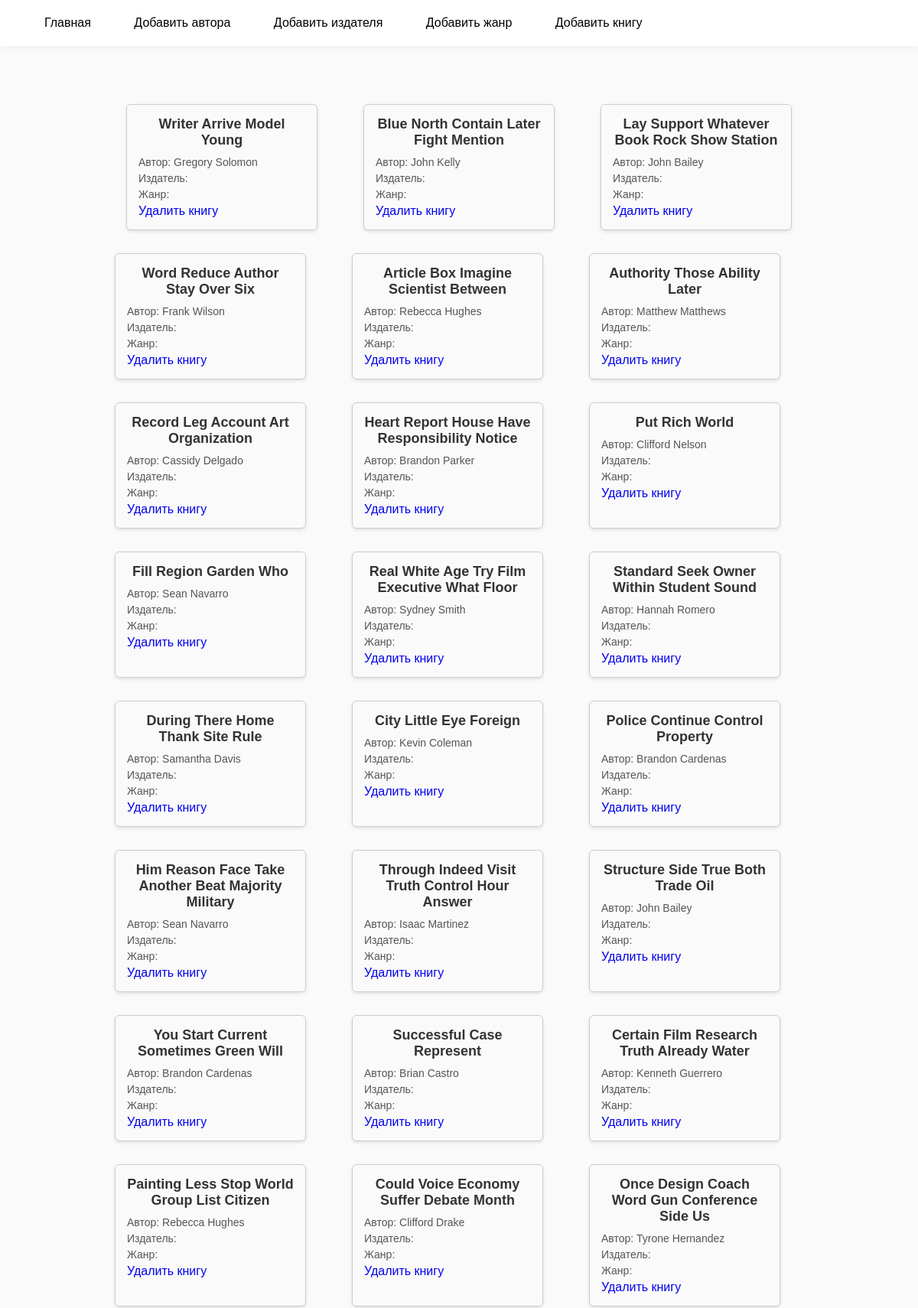
The page /books/ (upper part) on the database its author committed.
### books/models.py (models this page shows, shortened)
class Book(models.Model):
    title = models.CharField(max_length=200, verbose_name="Название")
    author = models.ForeignKey(Author, on_delete=models.CASCADE, verbose_name="Автор")
    publishers = models.ForeignKey(Publisher,on_delete=models.CASCADE, verbose_name="Издатель")
    gende = models.ForeignKey(Genre, on_delete=models.CASCADE, verbose_name="Жанр")
    published_date = models.DateField(null=False, blank=True, verbose_name="Дата публикации")

class Author(models.Model):
    first_name = models.CharField(max_length=50, verbose_name="Имя")
    last_name = models.CharField(max_length=50, verbose_name="Фамилия")
    def __str__(self):
        return f'{self.first_name} {self.last_name}'

### books/views.py (the view)
# urls.py: path('books/', views.book_list, name='book-list'),
def book_list(request):
    books = Book.objects.all()
    context = {'books': books}
    return render(request, 'books/book_list.html', context)

### books/templates/books/book_list.html (shortened to what this page needs)
{% extends 'books/base.html' %}
{% load static %}
{% block content %}
  <main class="books-container">
        {% for book in books %}
        <a href="{% url 'update-book' book.id %}">
            <div class="book-card">
            <h2 class="book-title">{{ book.title }}</h2>
            <p class="book-author">Автор: {{ book.author }}</p>
            <p class="book-publisher">Издатель: {{ book.publisher }}</p>
            <p class="book-genre">Жанр: {{ book.genre }}</p>
            <a href="{% url 'delete-book' book.id %}"><p>Удалить книгу</p></a>
        </div></a>
        {% endfor %}
    </main>
{% endblock %}

### books/static/books/css/styles.css (style rules this page uses)
body { font-family: Arial, sans-serif; margin: 0; padding: 0; background-color: #f4f4f4; }
h1, h2 { text-align: center; color: #333; }
a, u { text-decoration: none; }
* { margin: 0; padding: 0; box-sizing: border-box; font-family: Arial, Helvetica, sans-serif; }
body { background-color: #fafafa; min-height: 100vh; display: flex; flex-direction: column; gap: 24px; padding: 16px; }
main { margin-top: 80px; }

### books/static/books/css/books.css (style rules this page uses)
.books-container { margin-top: 80px; display: flex; flex-wrap: wrap; justify-content: center; gap: 30px; padding: 40px; }
.book-card { width: 250px; border: 1px solid #ccc; padding: 15px; border-radius: 6px; box-shadow: 0px 2px 4px rgba(0, 0, 0, 0.1); text-align: left; }
.book-title { font-size: 18px; margin-bottom: 10px; }
.book-author, .book-publisher, .book-genre { font-size: 14px; color: #555; margin-bottom: 5px; }

### rows shown on the page
Book: title "Writer Arrive Model Young", author "Gregory Solomon"
Book: title "Blue North Contain Later Fight Mention", author "John Kelly"
Book: title "Lay Support Whatever Book Rock Show Station", author "John Bailey"
Book: title "Word Reduce Author Stay Over Six", author "Frank Wilson"
Book: title "Article Box Imagine Scientist Between", author "Rebecca Hughes"
Book: title "Authority Those Ability Later", author "Matthew Matthews"
Book: title "Record Leg Account Art Organization", author "Cassidy Delgado"
Book: title "Heart Report House Have Responsibility Notice", author "Brandon Parker"
Book: title "Put Rich World", author "Clifford Nelson"
Book: title "Fill Region Garden Who", author "Sean Navarro"
Book: title "Real White Age Try Film Executive What Floor", author "Sydney Smith"
Book: title "Standard Seek Owner Within Student Sound", author "Hannah Romero"
Book: title "During There Home Thank Site Rule", author "Samantha Davis"
Book: title "City Little Eye Foreign", author "Kevin Coleman"
Book: title "Police Continue Control Property", author "Brandon Cardenas"
Book: title "Him Reason Face Take Another Beat Majority Military", author "Sean Navarro"
Book: title "Through Indeed Visit Truth Control Hour Answer", author "Isaac Martinez"
Book: title "Structure Side True Both Trade Oil", author "John Bailey"
Book: title "You Start Current Sometimes Green Will", author "Brandon Cardenas"
Book: title "Successful Case Represent", author "Brian Castro"
Book: title "Certain Film Research Truth Already Water", author "Kenneth Guerrero"
Book: title "Painting Less Stop World Group List Citizen", author "Rebecca Hughes"
Book: title "Could Voice Economy Suffer Debate Month", author "Clifford Drake"
Book: title "Once Design Coach Word Gun Conference Side Us", author "Tyrone Hernandez"
